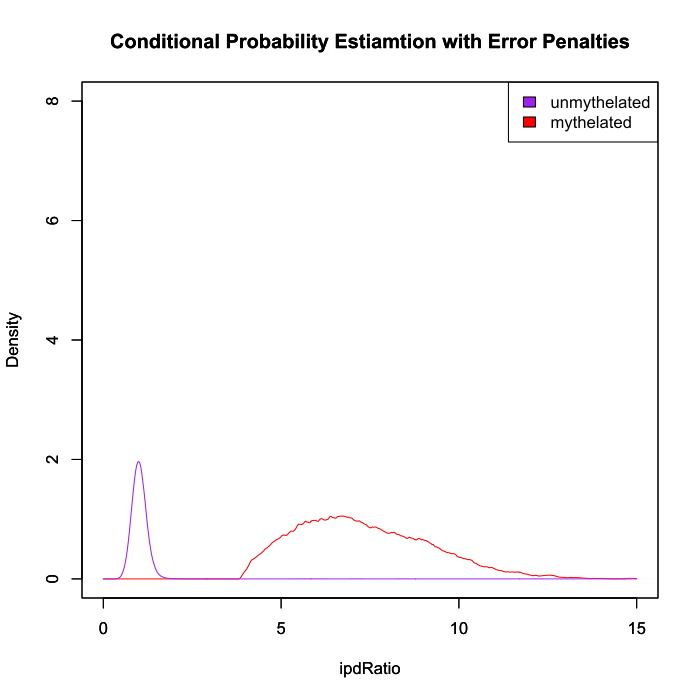

Write the R code that produced this figure.
##Question2d

source("hw1item2b.R", local = TRUE)

 cost_y_R <- ipdRatio_pdf$y *5  #take y values from methylated conditional pdf and multiply by 5
 
 #plot
 plot(ipdRatio_pdf$x, cost_y_R, type = 'l', ylim=c(0.00, 8), xlim=c(0,15), col='red', xlab="ipdRatio", ylab="Density", main = "Conditional Probability Estiamtion with Error Penalties")
 
 par(new=TRUE)
 
 plot(ipdRatio_pdf1, xlim=c(0,15), ylim=c(0.00, 8), col='purple', xlab="ipdRatio", main = "Conditional Probability Estiamtion with Error Penalties")
 
 legend('topright', legend = c("unmythelated", "mythelated"), fill = c("purple", "red"))
